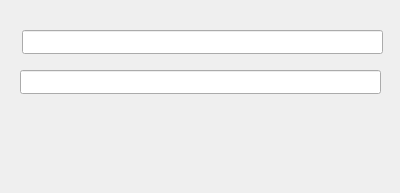
<?xml version="1.0" encoding="UTF-8"?>
<ui version="4.0">
 <class>InfoDialog</class>
 <widget class="QDialog" name="InfoDialog">
  <property name="geometry">
   <rect>
    <x>0</x>
    <y>0</y>
    <width>400</width>
    <height>193</height>
   </rect>
  </property>
  <property name="windowTitle">
   <string>Informational</string>
  </property>
  <widget class="QLineEdit" name="lineEdit">
   <property name="geometry">
    <rect>
     <x>22</x>
     <y>30</y>
     <width>361</width>
     <height>24</height>
    </rect>
   </property>
  </widget>
  <widget class="QLineEdit" name="lineEdit_2">
   <property name="geometry">
    <rect>
     <x>20</x>
     <y>70</y>
     <width>361</width>
     <height>24</height>
    </rect>
   </property>
  </widget>
 </widget>
 <resources/>
 <connections/>
</ui>
